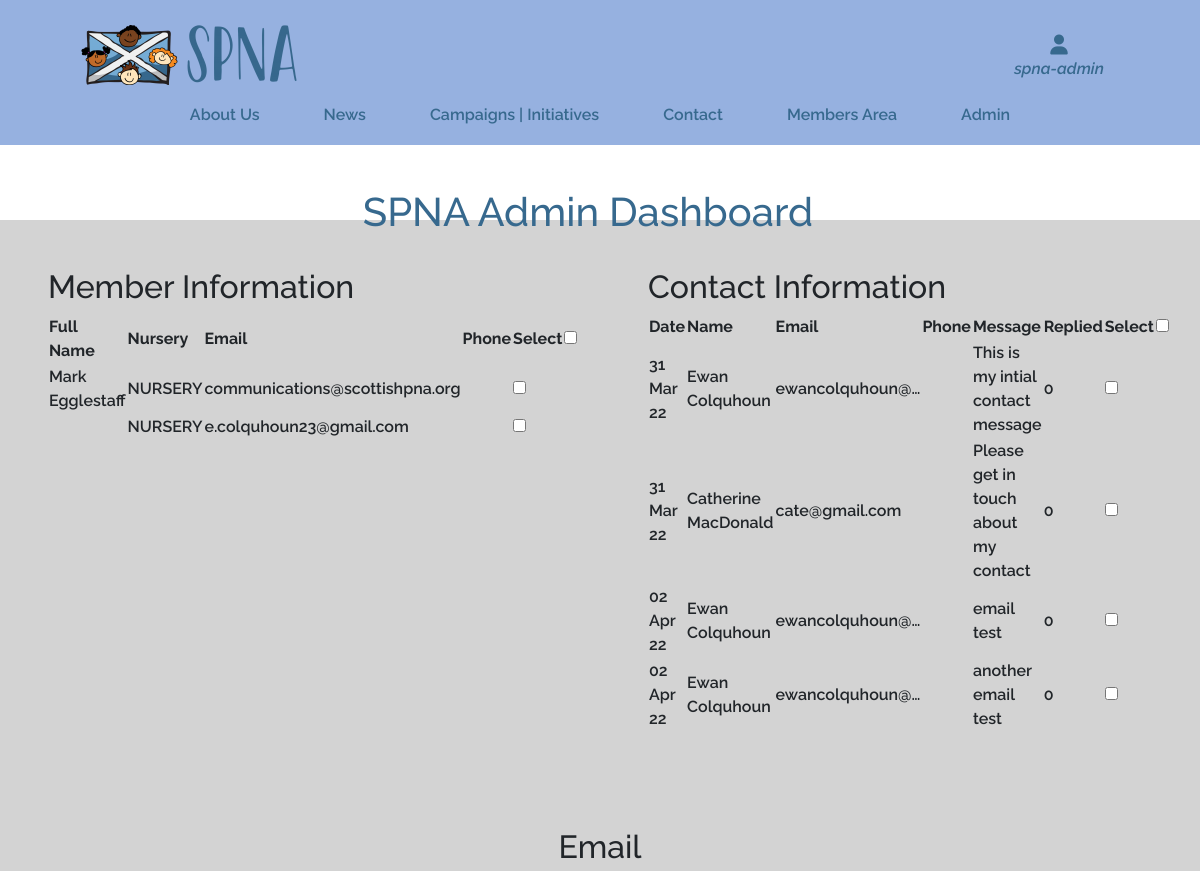
The app's page /spna_admin/ (signed in, upper part), older data.
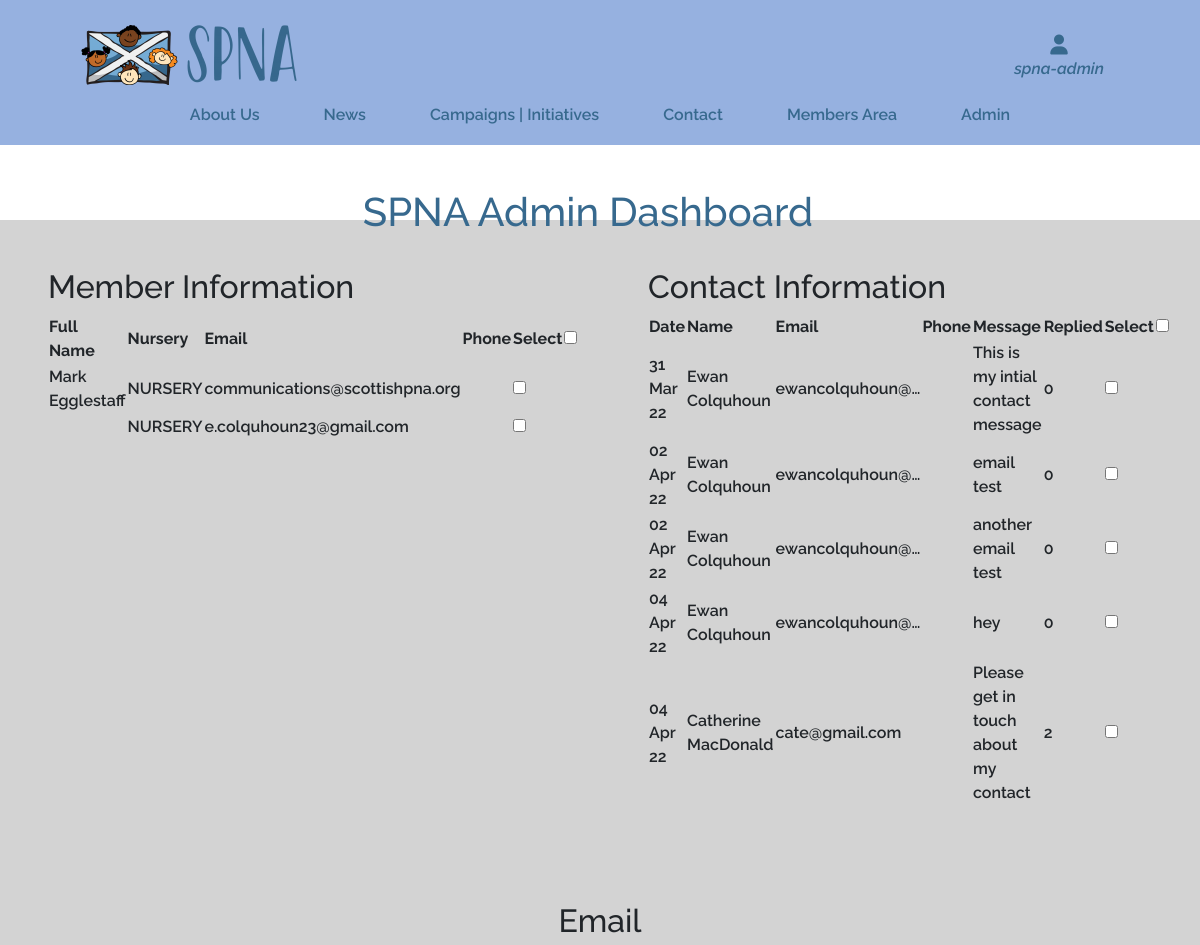
The same page, newer data.
### contact/models.py (models this page shows, shortened)
class Contact(models.Model):
    name = models.CharField(max_length=30, null=False, blank=False)
    phone_regex = RegexValidator(regex=r'^\+?1?\d{9,15}$', message="Phone number must be entered in the format: '+999999999'. Up to 15 digits allowed.")
    phone_number = models.CharField(validators=[phone_regex], max_length=17, blank=True) # Validators should be a list
    email = models.EmailField(
        max_length=40,
        blank=False,
        help_text='Email must include "@"')
    message = models.TextField(blank=False, null=False)
    replied = models.IntegerField(choices=REPLIED, default=False)
    created = models.DateTimeField(auto_now=True)
    objects = models.Manager()
    class Meta:
        ordering = ['created']

### spna_admin/views.py (the view)
# urls.py: path('spna_admin/', include('spna_admin.urls')),
@login_required
def spna_admin(request):
    if not request.user.is_superuser:
        messages.error(request, "Sorry only SPNA Admin can access this page.")
        return redirect(reverse('home'))
    emailForm = EmailForm()
    docForm = DocumentForm()
    form = ArticleForm()
    users = User.objects.all()
    contacts = Contact.objects.all()
    context = {
        'emailForm': emailForm,
        'docForm': docForm,
        'form': form,
        'users': users,
        'contacts': contacts,
    }
    return render(request, 'spna_admin/spna_admin.html', context)

### contact/forms.py
class ContactForm(forms.ModelForm):
    class Meta:
        model = Contact
        fields = ('name', 'phone_number', 'email', 'message')
        widgets = {
            'message': SummernoteWidget(),
            'email': forms.EmailInput(
                attrs={'placeholder': 'you@youremail.com'}),
            'phone_number': forms.TextInput(
                attrs={'placeholder': '+44 1234567890',
                       'rows': 1, 'cols': 15})
        }

### member/forms.py (shortened to what this page needs)
class EmailForm(forms.Form):
    email_to = forms.CharField()
    email_subject = forms.CharField()
    email_body = forms.CharField(widget=SummernoteWidget())
    def __init__(self, *args, **kwargs):
        super().__init__(*args, **kwargs)
        self.fields['email_to'].label = 'To:'
        self.fields['email_subject'].label = 'Subject:'
        self.fields['email_body'].label = 'Body:'

### contact/context.py (called while the page is built)
def contact_modal(request):
    article = Articles.objects.all()
    doc = Document.objects.all()
    contact_form = ContactForm()
    context = {
        'contact_form': contact_form,
        'article': article,
        'doc': doc,
    }
    return context

### spna_admin/templates/spna_admin/spna_admin.html (shortened to what this page needs)
{% extends "base.html" %}
{% load static %}
{% load crispy_forms_tags %}
{% block extra_css %}
<link rel="stylesheet" type="text/css" href="{% static 'spna_admin/css/spna_admin.css' %}">
{% endblock %}
{% block page_header %}
    <div class="container-fluid header-container">
    </div>
{% endblock %}
{% block content %}
<section id="admin-header">
    <div class="conatiner-fluid text-center">
        <div class="row h-100 w-100">
            <div class="col-12 p-5 h-100 w-100 text-center">
                <h1 id="admin-title" class="text-blue">SPNA Admin Dashboard</h1>
            </div>
        </div>
    </div>
</section>
<section id="admin-dashboard" class="bg-light-grey">
    <div class="container-fluid">
        <div class="row">
            <div class="col-12 col-lg-6 p-2 p-sm-5 mx-auto">
                <div class="member-table-head">
                    <h2>Member Information</h2>
                </div>
                <table>
                    <tr>
                        <th>Full Name</th>
                        <th>Nursery</th>
                        <th>Email</th>
                        <th>Phone</th>
                        <th>Select</th>
                        <th><input id="members-select-all" type="checkbox" ></th>
                    </tr>
                    {% for user in users %}
                    <tr>
                        <td>{{user.first_name}} {{user.last_name}}</td>
                        <td>NURSERY</td>
                        <td>{{user.email}}</td>
                        <td>{{user.phone}}</td>
                        <td><input type="checkbox" id="select" class="member-select-box select-box" name="email" value="{{user.email}}"></td>
                    </tr>
                    {% endfor %}
                </table>
            </div>
            <div class="col-12 col-lg-6 p-2 p-sm-5 mx-auto">
                <div class="contact-table-head">
                    <h2>Contact Information</h2>
                </div>
                <table>
                    <tr>
                        <th>Date</th>
                        <th>Name</th>
                        <th>Email</th>
                        <th>Phone</th>
                        <th>Message</th>
                        <th>Replied</th>
                        <th>Select</th>
                        <th><input id="contacts-select-all" type="checkbox" ></th>
                    </tr>
                    {% for contact in contacts %}
                    <tr>
                        <td>{{contact.created|date:"d M y" }}</td>
                        <td>{{contact.name}}</td>
                        <td>{{contact.email|truncatechars:15}}</td>
                        <td>{{contact.phone}}</td>
                        <td>{{contact.message|cut:"<p>"|cut:"</p>"}}</td>
                        <td>{{contact.replied}}</td>
                        <td><input type="checkbox" id="select" name="email" class="contact-select-box select-box" value="{{contact.email}}"></td>
                    </tr>
                    {% endfor %}
                </table>
            </div>
        </div>
        <div class="row">
            <div class="col-12 mx-auto p-2 p-sm-5">
                <div class="text-center">
                    <h2>Email</h2>
                </div>
            </div>
        </div>
    </div>
</section>
{% endblock %}

### templates/base.html (shortened to what this page needs)
{% load static %}
{% load crispy_forms_tags %}
<!doctype html>
<html lang="en">
    <head>
        {% block corecss %}
        <link rel="stylesheet"  type="text/css" href="https://cdnjs.cloudflare.com/ajax/libs/tiny-slider/2.9.4/tiny-slider.css">
        <link href="//cdn-images.mailchimp.com/embedcode/classic-10_7_dtp.css" rel="stylesheet" type="text/css">
        <link href="https://cdn.jsdelivr.net/npm/bootstrap@5.1.3/dist/css/bootstrap.min.css" rel="stylesheet">
        <link rel="stylesheet" href="{% static 'css/base.css' %}">
        {% endblock %}
        {% block extra_css %}
        {% endblock %}
    </head>
    <body>
        <header class="fixed-top bg-blue">
            <div id="topnav" class="row pt-lg-2 d-none d-lg-flex">
                <div class="col-12 col-md-8 mx-auto my-auto py-1 py-lg-0">
                    <a href="{% url 'home' %}" class="nav-link main-logo-link">
                        <img src="{{ spna }}/media/original/logo.png" alt="SPNA Logo">
                    </a>
                </div>
                <div class="col-12 col-md-2 mx-auto my-auto py-lg-0">
                    <div class="text-center other-nav" data-bs-toggle="dropdown">
                        <div><i class="fas fa-user fa-lg"></i></div>
                        <p class="my-0 link-text">{% if request.user.is_authenticated %}<span class="italic">{{user.username}}</span>{% else %}Join/Login{% endif %}</p>
                    </div>
                        {% include 'includes/account/spna_login.html' %}
                </div>
            </div>
            <div class="row cover">
                <div class="col-12 col-md-10 mx-auto">
                    <nav class="navbar navbar-expand-lg my-auto bg-blue h-100 w-100" id="navbarNav">
                        <div class="collapse navbar-collapse" id="main-nav">
                            <ul class="navbar-nav my-auto sticky-top">
                                <li class="nav-item">
                                    <a href="{% url 'about' %}">About Us</a>
                                </li>
                                <li class="nav-item ">
                                    <a href="{% url 'news' %}">News</a>
                                </li>
                                <li class="nav-item">
                                    <a href="{% url 'initiatives' %}">Campaigns | Initiatives</a>
                                </li>
                                <li class="nav-item">
                                    <a id="contact-button" data-bs-toggle="modal" data-bs-target="#myModal" href="#myModal">Contact</a>
                                </li>
                                {% if request.user.is_authenticated %}
                                    <li class="nav-item">
                                        <a href="{% url 'member_area' %}">Members Area</a>
                                    </li>
                                {% endif %}
                                {% if request.user.is_authenticated %}
                                    {% if request.user.is_superuser %}
                                    <li class="nav-item">
                                        <a href="{% url 'spna_admin' %}">Admin</a>
                                    </li>
                                    {% endif %}
                                {% endif %}
                            </ul>
                        </div>
                    </nav>
                </div>
            </div>
        </header>
        {% block page_header %}
        {% endblock %}
        {% block content %}
        {% endblock %}
    </body>
</html>

### templates/includes/account/spna_login.html (shortened to what this page needs)
{% extends "account/base.html" %}
{% load i18n %}
{% load account socialaccount %}

### templates/allauth/account/base.html (shortened to what this page needs)
<!DOCTYPE html>
<html>
  <head>
  </head>
  <body>
  </body>
</html>

### static/css/base.css (style rules this page uses)
html { height: 100%; scroll-behavior: smooth; }
body { font-family: 'Raleway', sans-serif; font-weight: 600; overflow-y: auto; padding-bottom: 171px; }
.row { padding: 0; }
.fixed-top { z-index: 10; }
#topnav { height: 85px; }
.cover { min-height: 60px; }
#main-nav { justify-content: center; }
.nav-item a, footer a { text-decoration: none; color: #37698e; padding: 0 2rem; }
.bg-blue { background-color: #96b1e0; }
.bg-light-grey { background-color: lightgrey; }
.text-blue { color: #37698e; }
.italic { font-style: italic; }
.fas, .link-text { color: rgb(55,105,142); }
.main-logo-link { width: fit-content; }
@media (min-width: 992px) { .header-container { padding-top: 140px; } }

### spna_admin/static/spna_admin/css/spna_admin.css (style rules this page uses)
#admin-header { height: 10vh; color: black; }

Row changes from the older to the newer data that the page shows:
added Contact: created "04 Apr 22", name "Ewan Colquhoun", email "ewancolquhoun@…", message "hey", replied "0"
changed Contact "Catherine MacDonald": created "31 Mar 22" → "04 Apr 22"; replied "0" → "2"; moves down the list
